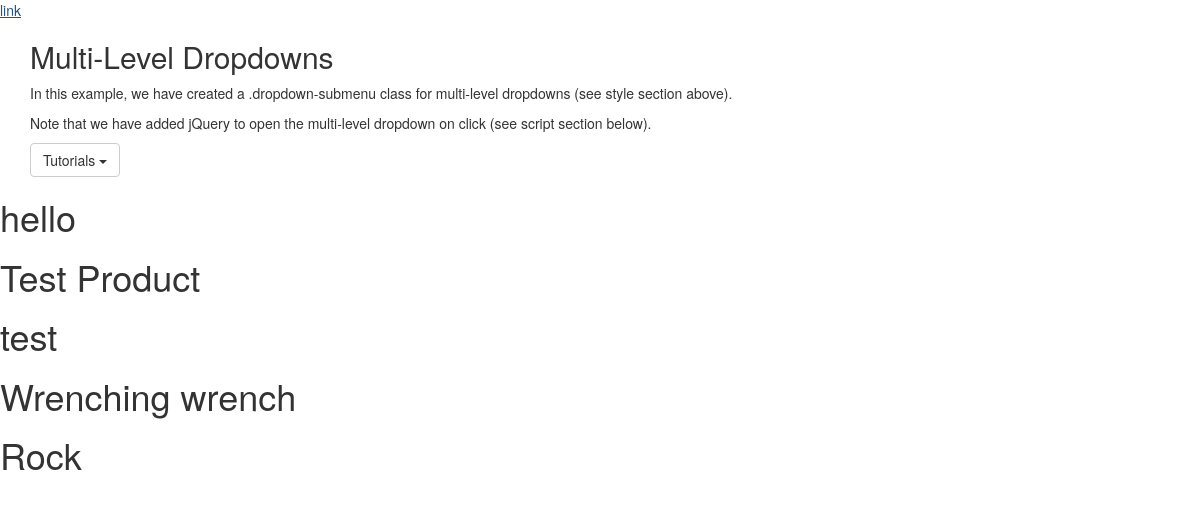
Before: / with the older database file.
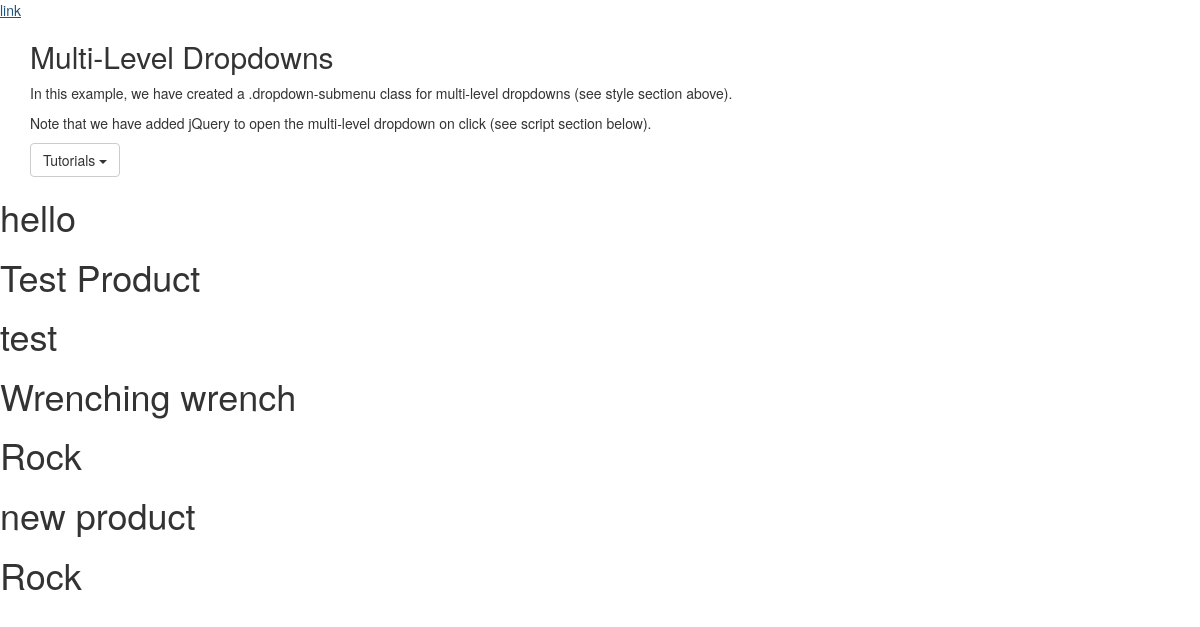
After: the same page with the newer database file.
### myApp/models.py (models this page shows, shortened)
class ProductData(models.Model):
    product_model = models.CharField(max_length=255)
    product_name = models.CharField(max_length=255)
    maker = models.CharField(max_length=255)
    general_name = models.CharField(max_length=255)
    keyword = models.CharField(max_length=255)
    genre = models.ForeignKey(Genre, default =1, on_delete=models.CASCADE)
    country_of_origin = models.CharField(max_length=255)
    link = models.CharField(max_length=255)
    imgURL1 = models.CharField(max_length=255, null = True)
    imgURL2 = models.CharField(max_length=255, null = True)
    imgURL3 = models.CharField(max_length=255, null = True)
    weight = models.IntegerField();
    size_one = models.IntegerField();
    size_one = models.IntegerField();
    size_one = models.IntegerField();
    price = models.IntegerField();
    shipping = models.IntegerField();
    stock = models.IntegerField();

class Genre(MPTTModel):
    name = models.CharField(max_length=50, unique=True)
    parent = TreeForeignKey('self', on_delete=models.CASCADE, null=True, blank=True, related_name='children')
    class MPTTMeta:
        order_insertion_by = ['name']

### myApp/views.py (the view, shortened to what this page needs)
# urls.py: path('', HomeView.as_view(), name = 'home'),
class HomeView(ListView):
    model = ProductData
    template_name = 'home.html'
    def get_context_data(self, *args, **kwargs):
         genre_menu = Genre.objects.all()
         context = super(HomeView, self).get_context_data(*args, **kwargs)
         context["genre_menu"] = genre_menu
         return context

### myApp/templates/home.html (shortened to what this page needs)
{% block content %}
<!DOCTYPE html>
<html>
<head>
  <link rel="stylesheet" href="https://maxcdn.bootstrapcdn.com/bootstrap/3.4.1/css/bootstrap.min.css">
</head>
<body>
<a class="dropdown-item" href="{% url 'genre' 1 %}">link</a>
<div class="container">
  <h2>Multi-Level Dropdowns</h2>
  <p>In this example, we have created a .dropdown-submenu class for multi-level dropdowns (see style section above).</p>
  <p>Note that we have added jQuery to open the multi-level dropdown on click (see script section below).</p>
  <div class="dropdown">
    <button class="btn btn-default dropdown-toggle" type="button" data-toggle="dropdown">Tutorials
    <span class="caret"></span></button>
  </div>
</div>
</body>
</html>
<h1>hello</h1>
{% for productdata in object_list %}
<h1>{{productdata.product_name}}</h1>
<h1>{{productdata.genre.name}}</h1>
{% endfor%}
{% endblock %}

Changed rows visible on the page:
added ProductData: product_name "new product", genre.name "Rock"
